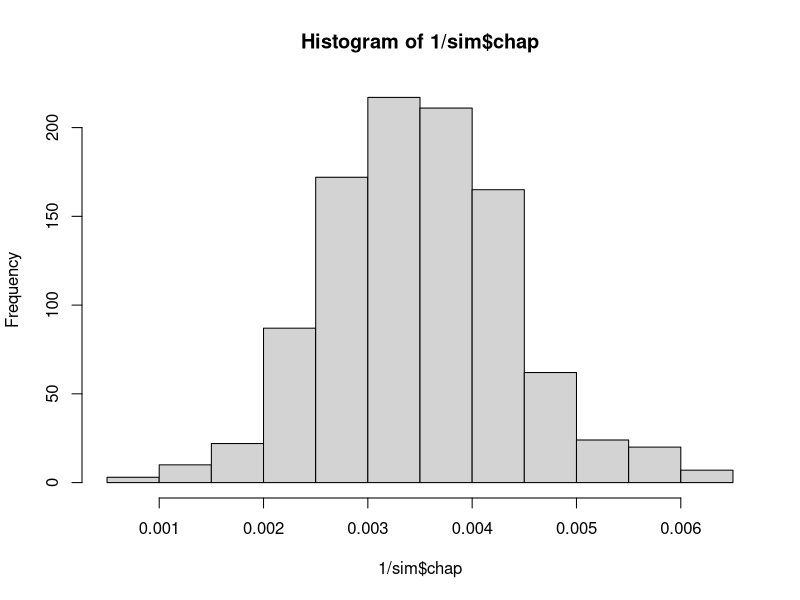
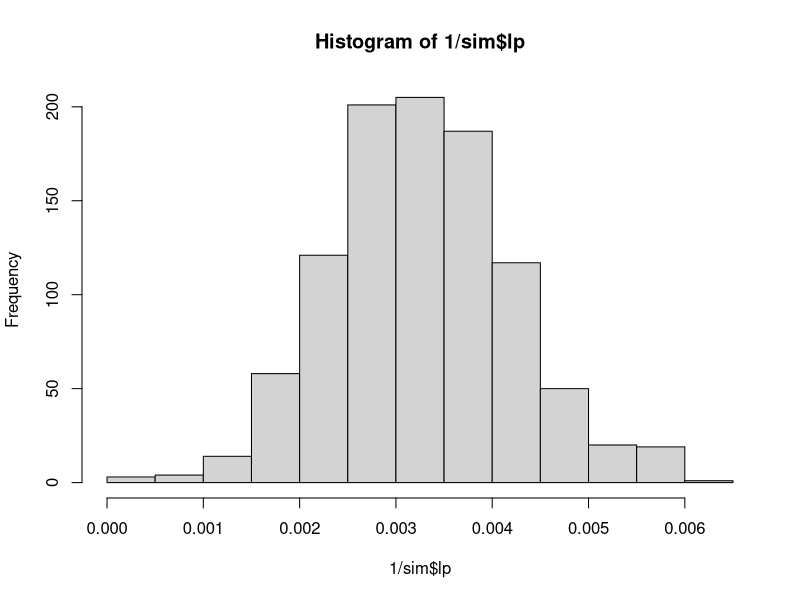

Source code (R) for these figures, in order:
# Mark Recapture Simulation 
# To look at the consequences of different types of bias during one or both capture events
# and coverage probability of different types of confidence intervals

library(tidyverse)


#==== Stage-1: Create fish population and mark them 

mark_fish <- function(N, bias = "random", bias_amt = c(.5,.2)){
  
  # if bias criteria is met, the fish is tagged with probability bias[1], else prob is bias[2]
  # N is size of the entire fish population
  # Lengths are skewed
  
  # initialize population: locations and lengths

  x <- runif(n=N, min = 0, max = 1)
  y <- runif(n=N, min = 0, max = 1)
  
  # Distribution of lengths shouldn't matter too much
  # lengths <- rgamma(n = N, shape = 5, scale = 50)
  lengths <- runif(n = N, min = 200, max = 800)
  
  # each row in fish_pop is a fish in the lake

  fish_pop <- data.frame(lengths, x, y)
  
  
  
  # potentially biased tagging stage
  # a tagged column will determine whether it was caught during initial tagging event
  
  # if all fish have equal probability of being captured
  if (bias == "random"){
  
    # size is the number of trials, so below is N iid bernoulli outcomes
    fish_pop$M <- rbinom(n = N, size = 1, p = bias_amt[2])
  
    
  # if which half of the lake the fish is in changes capture prob
  } else if (bias == "geo_bias") {
    
    num_true <- sum(fish_pop$y >= .5)
    num_false <- N-num_true
    
    fish_pop$M <- ifelse(test = fish_pop$y >= .5,
                              yes = rbinom(n = num_true, size = 1,p = bias_amt[1]),
                              no = rbinom(n = num_false, size = 1, p = bias_amt[2]))
    
  # if size influences capture prob
  } else if (bias == "size_bias"){
    
    num_true <- sum(fish_pop$length >= 375)
    num_false <- N-num_true
    
    fish_pop$M <- ifelse(test = fish_pop$length >= 375,
                              yes = rbinom(n = num_true, size = 1, p = bias_amt[1]),
                              no = rbinom(n = num_false ,size = 1, p = bias_amt[2]))
  }
  
  return(fish_pop)
  
  }



# ==== Stage 2: Recapture event 

recap_fish <- function(marked_pop, bias = "random", bias_amt = c(.5,.2)){
  
  N <- length(marked_pop$y)
  
  if (bias == "random"){
    
    marked_pop$C <- rbinom(n = N, size = 1, bias_amt[2])
    
    
  } else if (bias == "geo_bias") {
    
    # ============= make a function to wrap these three lines ===============
    num_true <- sum(marked_pop$y >= .5)
    num_false <- N-num_true
    
    marked_pop$C <- ifelse(test = marked_pop$y >= .5,
                               yes = rbinom(n = num_true, size = 1, p = bias_amt[1]),
                               no = rbinom(n = num_false, size = 1, p = bias_amt[2]))
    
    
  } else if (bias == "size_bias"){
    
    num_true <- sum(marked_pop$length >= 375)
    num_false <- N-num_true
    
    marked_pop$C <- ifelse(test = marked_pop$length >= 375,
                               yes = rbinom(n = num_true, size = 1, bias_amt[1]),
                               no = rbinom(n = num_false, size = 1, bias_amt[2]))
    
  }
  
  marked_pop$R <- ((marked_pop$M == 1) & (marked_pop$C == 1))
  return(marked_pop)
}
    
     
     

     
     
# left off: fringe cases for phat and m on pg 63 of seber
# employ different techniques depending on scenario and compare
    
run_sim <- function(num_sims = 1000,
                    pop_size_per_sim = 1000,
                    event1bias = "random",
                    event2bias = "random",
                    bias_amt1 = c(.5,.2),
                    bias_amt2 = c(.5,.2)){
  
  
  estimates <- data.frame(pop = rep(pop_size_per_sim, times = num_sims))
  i <- 1
  
  while (i <= num_sims){
    
  
    out <- mark_fish(pop_size_per_sim, bias = event1bias, bias_amt = bias_amt1) %>% recap_fish(bias = event2bias, bias_amt = bias_amt2)
    
    
    M <- sum(out$M)
    C <- sum(out$C)
    R <- sum(out$R)
    
    
    
    estimates$M[i] <- M
    estimates$C[i] <- C
    estimates$R[i] <- R
   
    lp <- (M*C)/R
    chap <- (M + 1)*(C + 1)/(R + 1)
    
    estimates$lp[i] <- lp
    estimates$chap[i] <- chap
     
    # varianceS rom Ricker 1975 pg 78

    estimates$var_lp[i] <- M^2*C*(C-R)/R^3
    estimates$inv_lp[i] <- 1/estimates$lp[i]
    estimates$var_inv_lp[i] <- (R*(C-R))/(M^2*C^3)
    
    estimates$z_lower[i] <- estimates$lp[i] - 1.96*sqrt(estimates$var_lp[i])
    estimates$z_upper[i] <- estimates$lp[i] + 1.96*sqrt(estimates$var_lp[i])
    
    estimates$inv_z_lower[i] <- 1/(estimates$inv_lp[i] + 1.96*sqrt(estimates$var_inv_lp[i]))
    estimates$inv_z_upper[i] <- 1/(estimates$inv_lp[i] - 1.96*sqrt(estimates$var_inv_lp[i]))
    
    # source for pois interval http://ms.mcmaster.ca/peter/s743/poissonalpha.html
    # Find interval for R, then use it in lp estimate for N
    estimates$pois_lower[i] <- (estimates$C[i]*estimates$M[i])/(qchisq(0.975, 2*estimates$R[i])/2)
    estimates$pois_upper[i] <- (estimates$C[i]*estimates$M[i])/(qchisq(0.025, 2*estimates$R[i])/2)
    
    
    i <- i+1
  }
  
  return(as_tibble(estimates))
}


sim <- run_sim(num_sims = 1000, pop_size_per_sim = 300, bias_amt1 = c(0,.15), bias_amt2 = c(0,.2))    

sim <- sim %>% mutate(z_yes = (pop <= z_upper & pop >= z_lower),
                      inv_z_yes = (pop <= inv_z_upper & pop >= inv_z_lower),
                      pois_yes = (pop >= pois_lower & pop <= pois_upper) )


sum(sim$z_yes/length(sim$z_yes))
sum(sim$inv_z_yes/length(sim$inv_z_yes))
sum(sim$pois_yes/length(sim$pois_yes))

mean(sim$R)
sim

hist(1/sim$chap)
hist(1/sim$lp)
